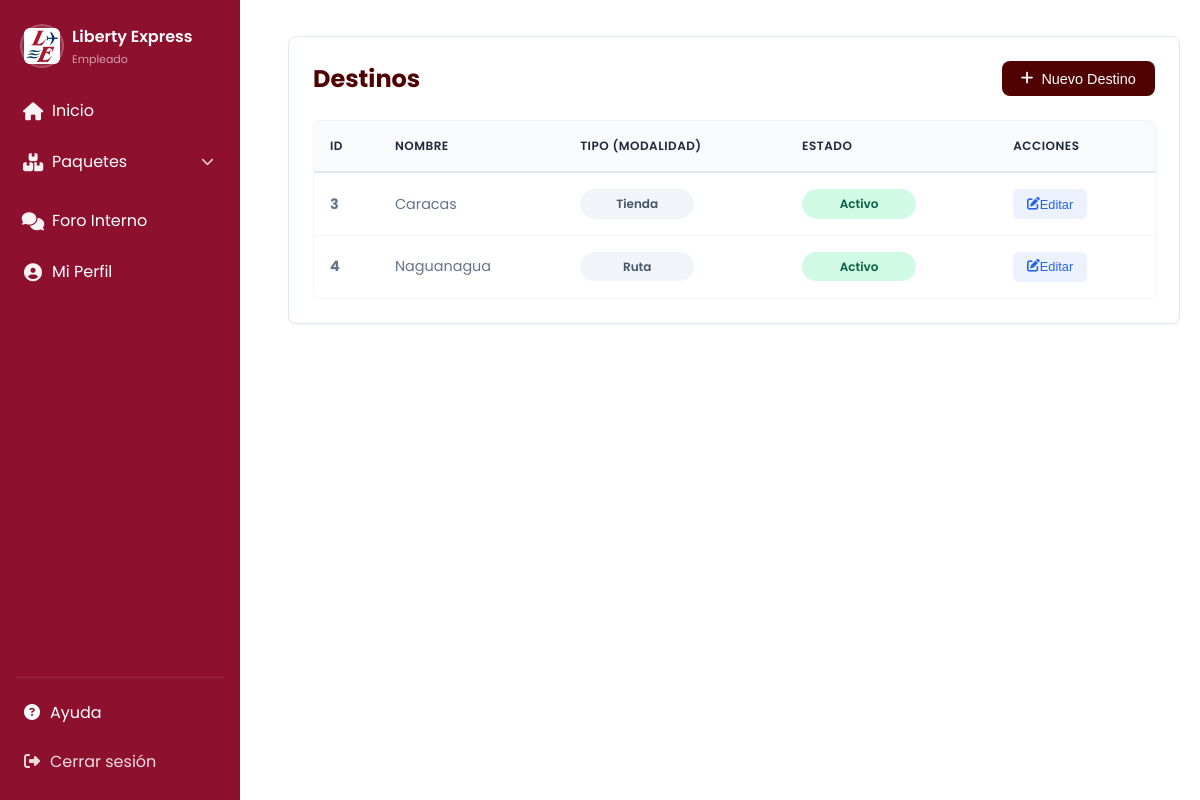
The app's page /gestion_destinos.php, older data.
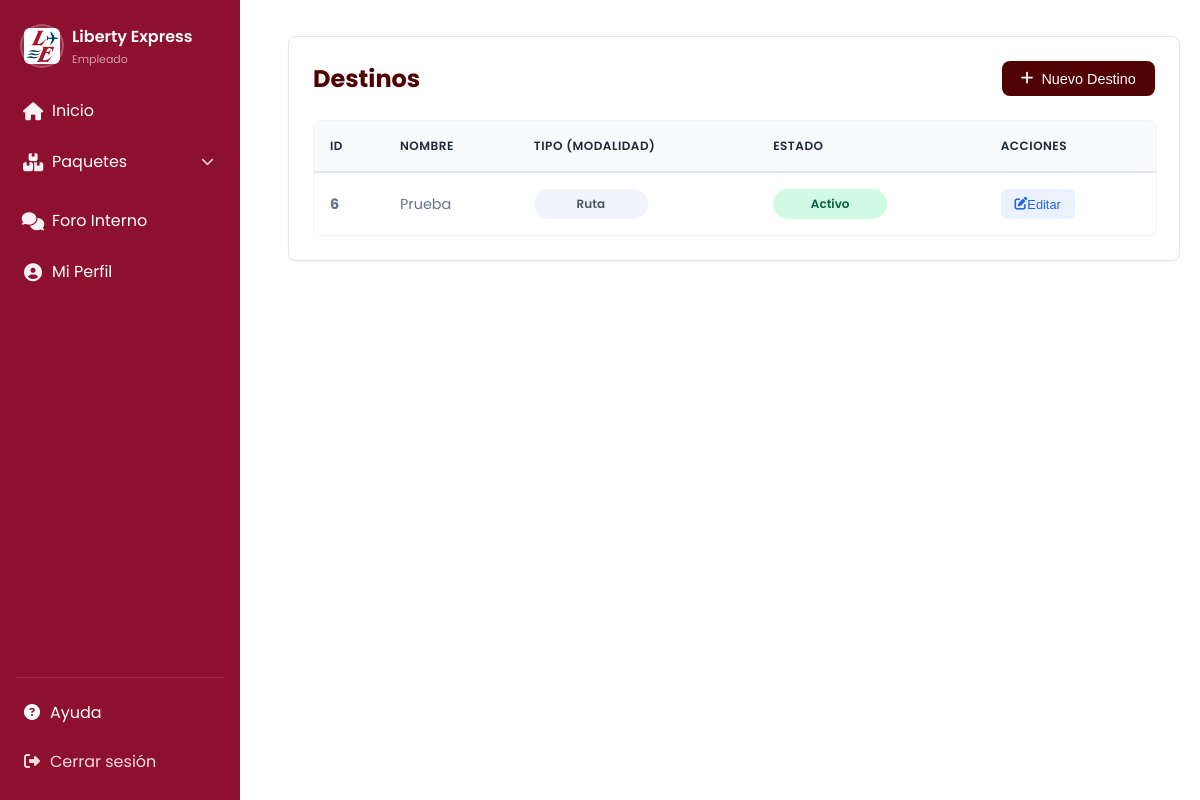
The same page, newer data.
### tables this page shows
CREATE TABLE `destino` (
  `Destino_id` int(11) NOT NULL,
  `Nombre` varchar(100) NOT NULL,
  `Modalidad` varchar(50) DEFAULT NULL,
  `Estado` varchar(50) DEFAULT NULL
);

### gestion_destinos.php (the view, shortened to what this page needs)
<?php
include($_SERVER['DOCUMENT_ROOT'] . '/liberty/app/db/connect.php');
try {
    $stmt = $conn->query("SELECT * FROM Destino ORDER BY Nombre ASC");
    $destinos = $stmt->fetchAll(PDO::FETCH_OBJ);
} catch (PDOException $e) {
    die("Error al consultar los destinos: " . $e->getMessage());
}
?>
<!DOCTYPE html>
<html lang="es">
<head>
    <link rel="stylesheet" href="/liberty/app/assets/css/tables.css">
    <link rel="stylesheet" href="/liberty/app/assets/css/forms.css">
    <link rel="stylesheet" href="/liberty/app/assets/css/modal.css">
    <link rel="stylesheet" href="https://cdnjs.cloudflare.com/ajax/libs/font-awesome/6.4.0/css/all.min.css">
</head>
<body>
    <div class="app-wrap">
        <?php include($_SERVER['DOCUMENT_ROOT'] . '/liberty/app/includes/menu.php'); ?>
        <main class="main-content">
            <div class="table-container">
                <div class="table-header">
                    <h1>Destinos</h1>
                    <button id="btn-open-crear" class="btn-primary"><i class="fas fa-plus"></i> Nuevo Destino</button>
                </div>
                <div class="table-responsive">
                    <table class="data-table">
                        <thead>
                            <tr>
                                <th>ID</th>
                                <th>Nombre</th>
                                <th>Tipo (Modalidad)</th>
                                <th>Estado</th>
                                <th>Acciones</th>
                            </tr>
                        </thead>
                        <tbody>
                            <?php if (empty($destinos)): ?>
                                <tr><td colspan="5" style="text-align:center;">No hay destinos registrados.</td></tr>
                            <?php else: ?>
                                <?php foreach ($destinos as $destino): ?>
                                    <tr>
                                        <td><strong><?php echo $destino->Destino_id; ?></strong></td>
                                        <td><?php echo htmlspecialchars($destino->Nombre); ?></td>
                                        <td><span class="status-badge" style="background:#f1f5f9; color:#475569;"><?php echo htmlspecialchars($destino->Modalidad); ?></span></td>
                                        <td>
                                            <span class="status-badge <?php echo ($destino->Estado == 'Activo') ? 'status-entregado' : 'status-devolucion'; ?>">
                                                <?php echo htmlspecialchars($destino->Estado); ?>
                                            </span>
                                        </td>
                                        <td>
                                            <button class="btn-action edit btn-open-editar"
                                                data-id="<?php echo $destino->Destino_id; ?>"
                                                data-nombre="<?php echo htmlspecialchars($destino->Nombre); ?>"
                                                data-modalidad="<?php echo htmlspecialchars($destino->Modalidad); ?>"
                                                data-estado="<?php echo htmlspecialchars($destino->Estado); ?>"
                                                title="Editar">
                                                <i class="fas fa-edit"></i> Editar
                                            </button>
                                        </td>
                                    </tr>
                                <?php endforeach; ?>
                            <?php endif; ?>
                        </tbody>
                    </table>
                </div>
            </div>
        </main>
    </div>
</body>
</html>

### app/includes/menu.php (shortened to what this page needs)
<?php
$current = basename($_SERVER['PHP_SELF'] ?? '');
function is_active($file, $current){
    return $file === $current ? 'active-link' : '';
}
function is_active_parent($files = [], $current){
    return '';
}
$paquetes_pages = ['gestion.php', 'informe.php'];
$rol = $_SESSION['user_rol'] ?? 0;
$user_foto = $_SESSION['user_foto'] ?? null;
?>
<link rel="stylesheet" href="/liberty/app/assets/css/sidebar.css">
<link rel="stylesheet" href="https://cdnjs.cloudflare.com/ajax/libs/font-awesome/6.4.0/css/all.min.css">
<button class="toggle-btn" aria-label="Toggle menu" aria-expanded="false">☰</button>
<nav class="sidebar" aria-label="Sidebar navigation">
    <a href="/liberty/perfil.php" class="brand brand-link <?php echo is_active('perfil.php', $current); ?>">
        <?php if (!empty($user_foto) && file_exists($_SERVER['DOCUMENT_ROOT'] . '/liberty/app/assets/uploads/perfiles/' . $user_foto)): ?>
            <img src="/liberty/app/assets/uploads/perfiles/<?php echo $user_foto; ?>" class="brand-avatar-img" alt="Perfil">
        <?php else: ?>
            <div class="brand-avatar-initials">
                <img src="/liberty/app/assets/img/logo-le.png" alt="Liberty Express - Logo" class="logo">
            </div>
        <?php endif; ?>
        <div>
            <div style="font-weight:600">Liberty Express</div>
            <div style="font-size:11px;opacity:0.6; margin-top:2px;">
                <?php
                if($rol == 3) echo 'Administrador';
                elseif($rol == 2) echo 'Coordinador';
                elseif($rol == 1) echo 'Almacenista';
                else echo 'Empleado';
                ?>
            </div>
        </div>
    </a>
    <div class="nav">
        <a href="/liberty/" class="<?php echo is_active('index.php', $current); ?>">
            <span class="icon"><i class="fas fa-home"></i></span>
            <span>Inicio</span>
        </a>
        <div class="nav-item">
            <a class="nav-toggle <?php echo is_active_parent($paquetes_pages, $current); ?>">
                <span class="icon"><i class="fas fa-boxes-stacked"></i></span>
                <span>Paquetes</span>
                <span class="arrow"><i class="fas fa-chevron-down"></i></span>
            </a>
        </div>
        <a href="/liberty/foro.php" class="<?php echo is_active('foro.php', $current); ?>">
            <span class="icon"><i class="fas fa-comments"></i></span>
            <span>Foro Interno</span>
        </a>
        <a href="/liberty/perfil.php" class="<?php echo is_active('perfil.php', $current); ?>">
            <span class="icon"><i class="fas fa-user-circle"></i></span>
            <span>Mi Perfil</span>
        </a>
    </div>
    <div class="spacer"></div>
    <div class="nav-footer">
        <a href="/liberty/ayuda.php" class="<?php echo is_active('ayuda.php', $current); ?>">
            <span class="icon"><i class="fas fa-question-circle"></i></span>
            <span>Ayuda</span>
        </a>
        <a href="/liberty/cerrar.php" class="logout-link">
            <span class="icon"><i class="fas fa-sign-out-alt"></i></span>
            <span>Cerrar sesión</span>
        </a>
    </div>
</nav>

### app/assets/css/tables.css (style rules this page uses)
:root { --primary: #500101; --primary-light: #7a1e1e; --primary-soft: rgba(80, 1, 1, 0.1); --text-dark: #1e293b; --text-gray: #64748b; --bg-body: #f1f5f9; --white: #ffffff; --radius: 12px; --shadow-sm: 0 1px 2px 0 rgba(0, 0, 0, 0.05); }
.table-container { max-width: 100%; margin: 1rem 0; padding: 1.5rem; background: var(--white); border-radius: var(--radius); box-shadow: var(--shadow-sm); border: 1px solid #e2e8f0; }
.table-header { display: flex; justify-content: space-between; align-items: center; margin-bottom: 1.5rem; flex-wrap: wrap; gap: 1rem; }
.table-header h1 { color: var(--primary); font-size: 1.5rem; margin: 0; font-weight: 700; }
.btn-primary { background: var(--primary); color: var(--white); border: none; padding: 0.6rem 1.2rem; font-size: 0.9rem; font-weight: 500; border-radius: 8px; cursor: pointer; text-decoration: none; display: inline-flex; align-items: center; gap: 0.5rem; transition: all 0.2s; }
.table-responsive { width: 100%; overflow-x: auto; border-radius: 8px; border: 1px solid #f1f5f9; }
.data-table { width: 100%; border-collapse: collapse; font-size: 0.9rem; white-space: nowrap; }
.data-table thead th { background-color: #f8fafc; color: var(--text-dark); font-weight: 600; text-align: left; padding: 1rem; border-bottom: 2px solid #e2e8f0; text-transform: uppercase; font-size: 0.75rem; letter-spacing: 0.5px; }
.data-table tbody td { padding: 1rem; color: var(--text-gray); border-bottom: 1px solid #f1f5f9; vertical-align: middle; }
.data-table tbody tr:last-child td { border-bottom: none; }
.btn-action { display: inline-flex; align-items: center; justify-content: center; padding: 0.4rem 0.8rem; border-radius: 6px; font-size: 0.8rem; font-weight: 500; text-decoration: none; transition: all 0.2s; margin-right: 0.25rem; border: 1px solid transparent; }
.btn-action.edit { background-color: rgba(59, 130, 246, 0.1); color: #2563eb; }
.status-badge { padding: 0.35rem 0.75rem; border-radius: 50px; font-size: 0.75rem; font-weight: 600; display: inline-block; text-align: center; min-width: 90px; }
.status-entregado { background-color: #d1fae5; color: #065f46; }

### app/assets/css/forms.css (style rules this page uses)
:root { --primary: #500101; --text-dark: #1e293b; --text-gray: #64748b; --border: #cbd5e1; --radius: 8px; }

### app/assets/css/sidebar.css (style rules this page uses)
:root { --sidebar-width: 240px; --bg: #8d102f; --accent: #ffffff; --text: #ffffff; }
body { font-family: 'Poppins', system-ui, -apple-system, 'Segoe UI', Roboto, 'Helvetica Neue', Arial, sans-serif; margin: 0; }
.app-wrap { display: flex; }
.main-content { margin-left: var(--sidebar-width); flex: 1; padding: 20px; }
.sidebar { width: var(--sidebar-width); background: var(--bg); color: var(--text); display: flex; flex-direction: column; position: fixed; top: 0; left: 0; bottom: 0; padding: 16px; box-sizing: border-box; }
.sidebar .brand { display: flex; align-items: center; gap: 8px; padding: 8px 4px; margin-bottom: 12px; }
.brand .logo { width: 36px; height: 36px; border-radius: 6px; background: var(--accent); display: inline-flex; align-items: center; justify-content: center; font-weight: 700; color: var(--bg); }
.nav { display: flex; flex-direction: column; gap: 6px; }
.nav a { display: flex; align-items: center; gap: 10px; color: var(--text); text-decoration: none; padding: 10px 8px; border-radius: 6px; transition: background 0.2s ease; }
.nav a .icon { width: 18px; height: 18px; display: inline-flex; align-items: center; justify-content: center; opacity: 0.95; font-size: 18px; }
.sidebar .spacer { flex: 1; }
.brand-link, .brand-link:hover { color: var(--text); text-decoration: none; border-radius: 6px; transition: background 0.2s ease; }
.nav-item { display: flex; flex-direction: column; }
.nav-toggle { position: relative; }
.nav-toggle .arrow { position: absolute; right: 10px; top: 50%; transform: translateY(-50%); font-size: 13px; opacity: 0.8; transition: transform 0.2s ease-in-out; }
.nav-footer { display: flex; flex-direction: column; gap: 4px; border-top: 1px solid rgba(255, 255, 255, 0.1); padding-top: 12px; margin-top: 12px; }
.nav-footer a { display: flex; align-items: center; gap: 10px; color: var(--text); text-decoration: none; padding: 10px 8px; border-radius: 6px; transition: background 0.2s ease; }
.nav-footer a.logout-link { opacity: 0.85; }

### app/includes/menu.php (style rules this page uses)
.brand-avatar-initials { width: 40px; height: 40px; background: rgba(255,255,255,0.1); border-radius: 50%; display: flex; align-items: center; justify-content: center; font-weight: bold; border: 2px solid rgba(255,255,255,0.2); }

Row changes from the older to the newer data that the page shows:
removed destino: Destino_id "3", Nombre "Caracas", Modalidad "Tienda", Estado "Activo"
removed destino: Destino_id "4", Nombre "Naguanagua", Modalidad "Ruta", Estado "Activo"
added destino: Destino_id "6", Nombre "Prueba", Modalidad "Ruta", Estado "Activo"
